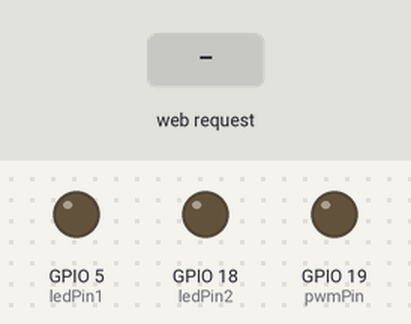
The sketch below on a simulated ESP32. On the bench: output pins drawn as LEDs (lit = HIGH). The test bench sets the inputs (shaded band). WiFi joins after 1.5 s; servers stay silent unless stated; what the sketch prints to the serial monitor is not drawn.

Above: at 2.7 s.
2.8 s: HTTP request GET /LED1_H received
At 3.2 s:
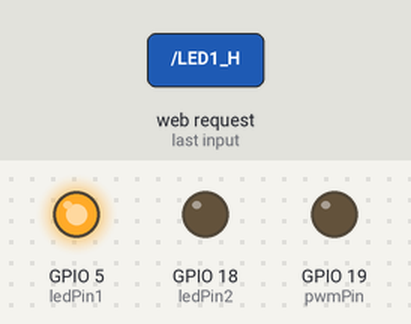
4.3 s: HTTP request GET /LED2_H received
At 5.5 s:
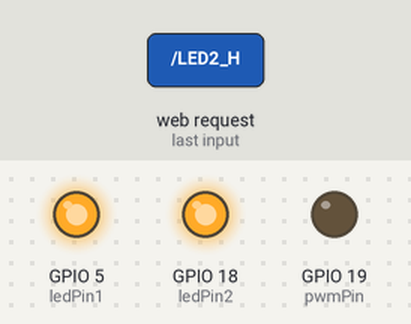
5.8 s: HTTP request GET /LED1_L received
At 6.7 s:
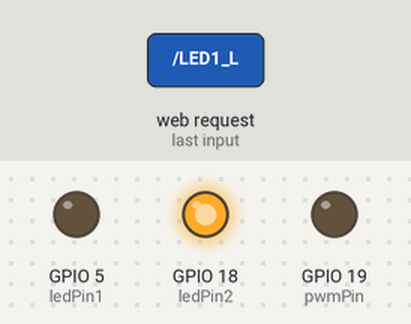
7.3 s: HTTP request GET /LED2_L received
At 7.8 s:
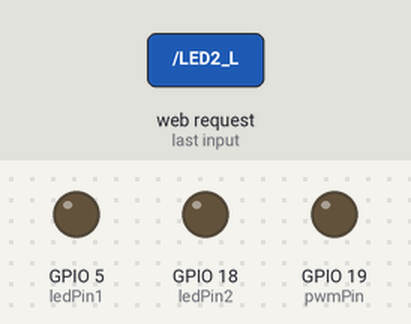
Timing chart, 0 to 9.8 s (numbered marks = the images above; inputs shaded):
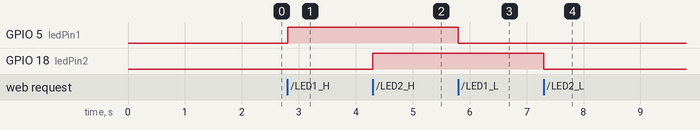

Measured:
- after the input at 2.8 s, GPIO 5 (ledPin1): LOW → HIGH at once
- after the input at 4.3 s, GPIO 18 (ledPin2): LOW → HIGH at once
- after the input at 5.8 s, GPIO 5 (ledPin1): HIGH → LOW at once
- after the input at 7.3 s, GPIO 18 (ledPin2): HIGH → LOW at once

The sketch:

SWESP32_2_.ino
```cpp
#include <WiFi.h>

// Configuración de la red WiFi
const char *ssid = "BUAP_Estudiantes";
const char *password = "f85ac21de4*";

WiFiServer server(80);

// Pines para los LEDs y PWM
const int ledPin1 = 5;
const int ledPin2 = 18;
const int pwmPin = 19;
int pwmValue = 0;

void setup() {
  Serial.begin(115200);
  pinMode(ledPin1, OUTPUT);  // LED 1
  pinMode(ledPin2, OUTPUT);  // LED 2
  pinMode(pwmPin, OUTPUT);   // Pin PWM

  // Conexión a la red WiFi
  Serial.print("Conectando a ");
  Serial.println(ssid);

  WiFi.begin(ssid, password);

  // Esperar conexión
  int timeoutCounter = 0;  // Para evitar bucles infinitos en caso de fallo
  while (WiFi.status() != WL_CONNECTED && timeoutCounter < 30) {
    delay(500);
    Serial.print(".");
    timeoutCounter++;  // Incrementar contador de tiempo de espera
  }

  if (WiFi.status() == WL_CONNECTED) {
    // Mostrar IP asignada
    Serial.println("");
    Serial.println("WiFi conectado.");
    Serial.println("Dirección IP: ");
    Serial.println(WiFi.localIP());
    server.begin();
  } else {
    Serial.println("Error al conectar WiFi. Verifica el SSID y la contraseña.");
  }
}

void loop() {
  WiFiClient client = server.available();  // Escuchar para clientes entrantes

  if (client) {
    Serial.println("Nuevo Cliente.");
    String currentLine = "";

    while (client.connected()) {
      if (client.available()) {
        char c = client.read();
        Serial.write(c);

        if (c == '\n') {
          if (currentLine.length() == 0) {
            // Encabezado de la respuesta HTTP
            client.println("HTTP/1.1 200 OK");
            client.println("Content-type:text/html");
            client.println();

            // HTML de la página web con los botones
client.println("<div><h1>Control de LEDs y PWM</h1></div>");
client.println("<p><img class=\"imageLeft\" src=\"https://encrypted-tbn0.gstatic.com/images?q=tbn:ANd9GcSMXzNanLrfIabgWvwqkhUHWgj0xA_q6HHXsQ&amp;s\" alt=\"FCE\" width=\"199\" height=\"253\" /></p>");
client.println("<p>Integrantes: Dares Cuautle Ortega, Lance Martinez Corto, Arturo Crisanto Cuatlayotl, Angel Uriel Cruz Gonzalez</p>");
client.println("<div><button onclick=\"controlLED1('H')\">Encender LED 1</button>");
client.println("<button onclick=\"controlLED1('L')\">Apagar LED 1</button></div>");
client.println("<div><button onclick=\"controlLED2('H')\">Encender LED 2</button>");
client.println("<button onclick=\"controlLED2('L')\">Apagar LED 2</button></div>");
client.println("<div><input type='number' id='pwmValue' min='0' max='255' value='0'>");
client.println("<button onclick=\"setPWM()\">Establecer PWM</button></div>");
client.println("<script>");
client.println("function controlLED1(action) { var xhr = new XMLHttpRequest(); xhr.open('GET', '/LED1_' + action, true); xhr.send(); }");
client.println("function controlLED2(action) { var xhr = new XMLHttpRequest(); xhr.open('GET', '/LED2_' + action, true); xhr.send(); }");
client.println("function setPWM() { var val = document.getElementById('pwmValue').value; var xhr = new XMLHttpRequest(); xhr.open('GET', '/PWM_' + val, true); xhr.send(); }");
client.println("</script>");

            client.println();
            break;
          } else {
            currentLine = "";
          }
        } else if (c != '\r') {
          currentLine += c;
        }

        // Control de LEDs y PWM basado en las solicitudes GET
        if (currentLine.endsWith("GET /LED1_H")) {
          digitalWrite(ledPin1, HIGH);
        }
        if (currentLine.endsWith("GET /LED1_L")) {
          digitalWrite(ledPin1, LOW);
        }
        if (currentLine.endsWith("GET /LED2_H")) {
          digitalWrite(ledPin2, HIGH);
        }
        if (currentLine.endsWith("GET /LED2_L")) {
          digitalWrite(ledPin2, LOW);
        }
        if (currentLine.startsWith("GET /PWM_")) {
          String pwmString = currentLine.substring(9);  // Obtener el valor de PWM desde la URL
          pwmValue = pwmString.toInt();                 // Convertir a número
          analogWrite(pwmPin, pwmValue);                // Establecer el valor de PWM
        }
      }
    }
    // Cerrar la conexión del cliente
    client.stop();
    Serial.println("Cliente desconectado.");
  }
}
```
